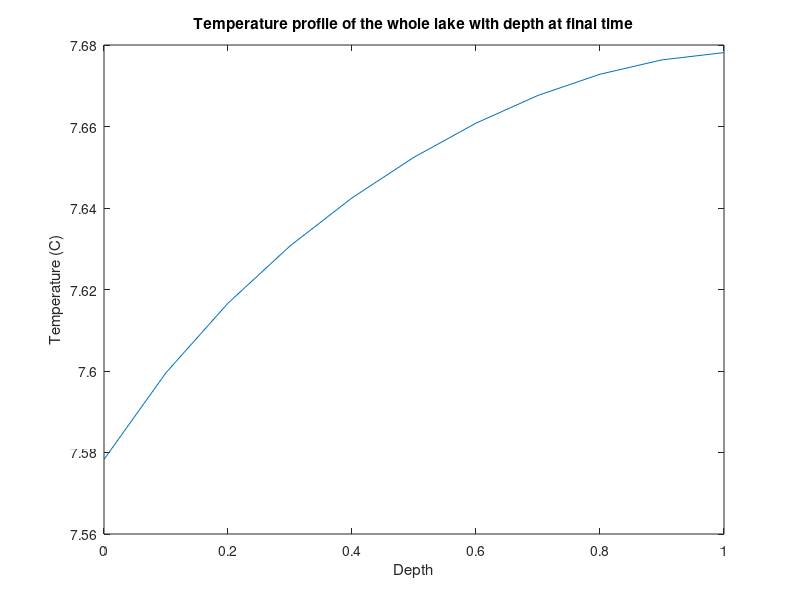
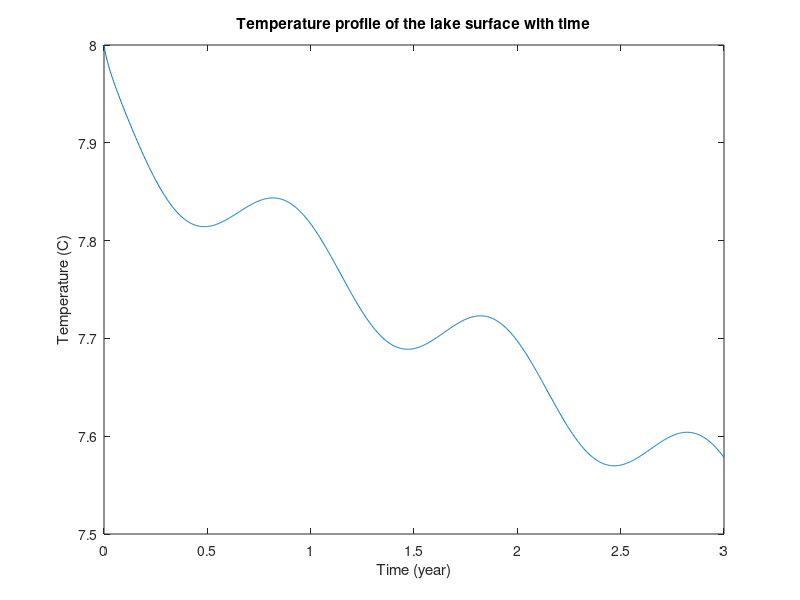
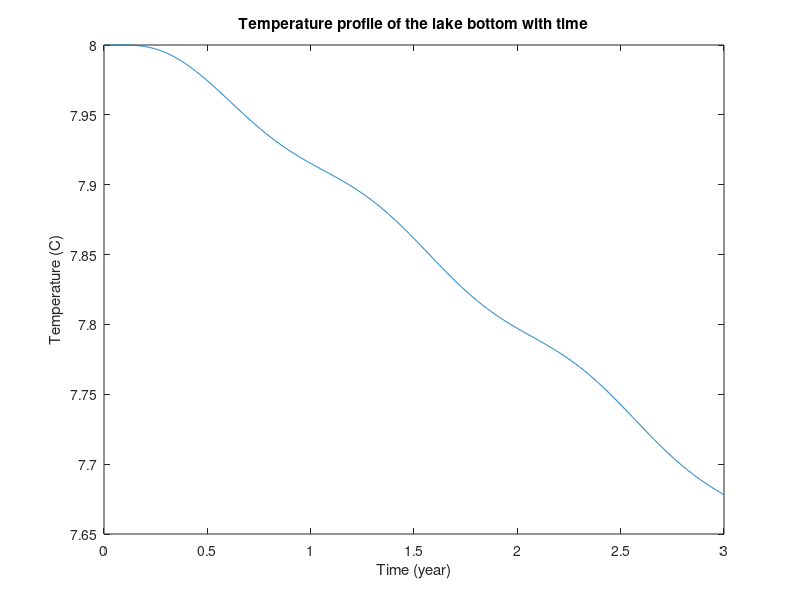

Here is the MATLAB script that generated these plots, in order:
clear all
close all

%% Forward Euler Diffusion

% Varying diffusivity stuff
% Equation caluculated in Google Sheets from values in R. Mills (1973)

kappa_m = @(T_k) (16.4 - 0.151*T_k + 3.48e-4*T_k^2)*1e-9;

%% Parameters and constants

dz = 0.1; %depth grid spacing (m)
zf = 1; % lake depth in meters
zs = 0:dz:zf; % vector of depths in the lake

dt = 86400; % time grid spacing = 1 day
tf = 3600*24*365*3; % 3 years
ts = 0:dt:tf;

conductivity = 575; % W m^-1 K^-1 - slightly less than the value at 10C

% Net incoming shortwave radiation:

Kstar = @(t) 500+100*sin(2*pi*t/(365*86400));
% assume all radiation absorbed is right at the surface: e^(eta*z)=0

% Net longwave radiation:
epsilon = 0.97;
sigma = 5.67e-8;
% assume longwave radiation out with constant temp 8C
L_u = epsilon*sigma* (8 + 273.15)^4;

% Assume flux of sensible and latent heat are zero
Q_e = 0;
Q_h = 0;

%Total heat balance
heat = @(t) Kstar(t) - L_u + Q_e + Q_h;

%% Pre-allocate

T = 8 .* ones(length(zs), 1); %initial T throughout lake is annual avg 8C

T_all = nan(length(zs), length(ts));
T_all(:,1) = T;

known_vec = zeros(length(zs), 1);

%% Loop

for k = 1:length(ts)-1

    D = kappa_m(T(1));

    C_D = D*dt/(dz)^2;

    % Forward Euler method

    M = sparse(length(zs),length(zs));

    % create matrix

    for i = 1:length(zs)
        for j = 1:length(zs)
            if i==j
                M(i,j) = 1-2*C_D;
            elseif i-1==j
                M(i,j) = C_D;
            elseif i+1==j
                M(i,j) = C_D;
            end
        end
    end

    M(1,1) = 1-C_D;
    M(1,2) = C_D;
    M(end,end-1)=C_D;
    M(end,end) = 1-C_D;

    % Forward Euler Diffusion

    
    F_sfc = heat(ts(k))/conductivity;
    
    known_vec(1) = -C_D*dz*F_sfc;
    
    Tnew = M*T + known_vec;
    
    T_all(:,k+1) = Tnew;
    T = Tnew;
end

% plot

figure(7);
plot(zs, T_all(:,length(ts))) % end
title('Temperature profile of the whole lake with depth at final time')
xlabel('Depth')
ylabel('Temperature (C)')

figure(8)
plot(ts/86400/365, T_all(1, :))
title('Temperature profile of the lake surface with time')
xlabel('Time (year)')
ylabel('Temperature (C)')

figure(9)
plot(ts/86400/365, T_all(end, :))
title('Temperature profile of the lake bottom with time')
xlabel('Time (year)')
ylabel('Temperature (C)')